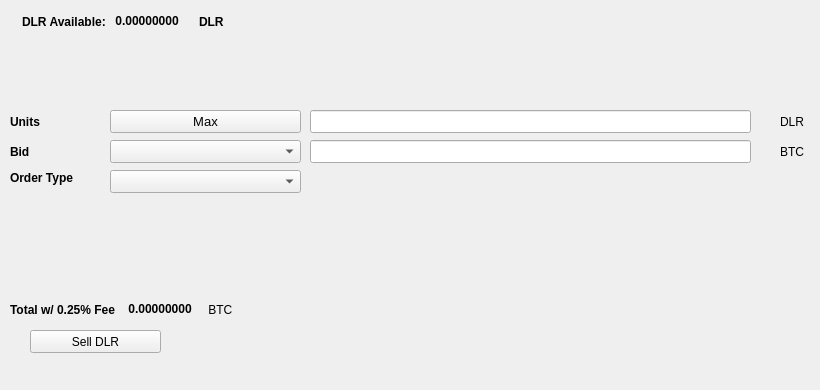
   <widget class="QWidget" name="SellTab">
    <attribute name="title">
     <string>Sell</string>
    </attribute>
    <widget class="QLabel" name="label_16">
     <property name="geometry">
      <rect>
       <x>780</x>
       <y>140</y>
       <width>31</width>
       <height>23</height>
      </rect>
     </property>
     <property name="text">
      <string>BTC</string>
     </property>
    </widget>
    <widget class="QComboBox" name="SellBidcomboBox">
     <property name="geometry">
      <rect>
       <x>110</x>
       <y>140</y>
       <width>191</width>
       <height>23</height>
      </rect>
     </property>
     <property name="font">
      <font>
       <pointsize>10</pointsize>
      </font>
     </property>
    </widget>
    <widget class="QLabel" name="label_18">
     <property name="geometry">
      <rect>
       <x>10</x>
       <y>110</y>
       <width>46</width>
       <height>23</height>
      </rect>
     </property>
     <property name="font">
      <font>
       <weight>75</weight>
       <bold>true</bold>
      </font>
     </property>
     <property name="text">
      <string>Units</string>
     </property>
    </widget>
    <widget class="QPushButton" name="Sell_Max_Amount">
     <property name="geometry">
      <rect>
       <x>110</x>
       <y>110</y>
       <width>191</width>
       <height>23</height>
      </rect>
     </property>
     <property name="font">
      <font>
       <pointsize>10</pointsize>
      </font>
     </property>
     <property name="text">
      <string>Max</string>
     </property>
    </widget>
    <widget class="QLabel" name="label_20">
     <property name="geometry">
      <rect>
       <x>10</x>
       <y>170</y>
       <width>91</width>
       <height>16</height>
      </rect>
     </property>
     <property name="font">
      <font>
       <weight>75</weight>
       <bold>true</bold>
      </font>
     </property>
     <property name="text">
      <string>Order Type</string>
     </property>
    </widget>
    <widget class="QComboBox" name="SellOrdertypeCombo">
     <property name="geometry">
      <rect>
       <x>110</x>
       <y>170</y>
       <width>191</width>
       <height>23</height>
      </rect>
     </property>
     <property name="font">
      <font>
       <pointsize>10</pointsize>
      </font>
     </property>
    </widget>
    <widget class="QLabel" name="label_21">
     <property name="geometry">
      <rect>
       <x>10</x>
       <y>140</y>
       <width>46</width>
       <height>23</height>
      </rect>
     </property>
     <property name="font">
      <font>
       <weight>75</weight>
       <bold>true</bold>
      </font>
     </property>
     <property name="text">
      <string>Bid</string>
     </property>
    </widget>
    <widget class="QLabel" name="label_22">
     <property name="geometry">
      <rect>
       <x>780</x>
       <y>110</y>
       <width>31</width>
       <height>23</height>
      </rect>
     </property>
     <property name="text">
      <string>DLR</string>
     </property>
    </widget>
    <widget class="QLineEdit" name="UnitsInputDLR">
     <property name="geometry">
      <rect>
       <x>310</x>
       <y>110</y>
       <width>441</width>
       <height>23</height>
      </rect>
     </property>
     <property name="font">
      <font>
       <pointsize>9</pointsize>
       <weight>75</weight>
       <bold>true</bold>
      </font>
     </property>
    </widget>
    <widget class="QLineEdit" name="SellBidPriceEdit">
     <property name="geometry">
      <rect>
       <x>310</x>
       <y>140</y>
       <width>441</width>
       <height>23</height>
      </rect>
     </property>
     <property name="font">
      <font>
       <pointsize>9</pointsize>
       <weight>75</weight>
       <bold>true</bold>
      </font>
     </property>
    </widget>
    <widget class="QPushButton" name="SellDLRBTN">
     <property name="geometry">
      <rect>
       <x>30</x>
       <y>330</y>
       <width>131</width>
       <height>23</height>
      </rect>
     </property>
     <property name="text">
      <string>Sell DLR</string>
     </property>
     <property name="icon">
      <iconset resource="../delor">
       <normaloff>:/icons/bitcoin</normaloff>:/icons/bitcoin</iconset>
     </property>
    </widget>
    <widget class="QWidget" name="layoutWidget3">
     <property name="geometry">
      <rect>
       <x>22</x>
       <y>12</y>
       <width>258</width>
       <height>19</height>
      </rect>
     </property>
     <layout class="QHBoxLayout" name="horizontalLayout">
      <item>
       <widget class="QLabel" name="label232_2">
        <property name="font">
         <font>
          <weight>75</weight>
          <bold>true</bold>
         </font>
        </property>
        <property name="text">
         <string>DLR Available:</string>
        </property>
       </widget>
      </item>
      <item>
       <widget class="QLabel" name="DLRAvailableLabel">
        <property name="palette">
         <palette>
          <active>
           <colorrole role="WindowText">
            <brush brushstyle="SolidPattern">
             <color alpha="255">
              <red>0</red>
              <green>0</green>
              <blue>0</blue>
             </color>
            </brush>
           </colorrole>
           <colorrole role="Button">
            <brush brushstyle="SolidPattern">
             <color alpha="255">
              <red>0</red>
              <green>170</green>
              <blue>0</blue>
             </color>
            </brush>
           </colorrole>
           <colorrole role="Light">
            <brush brushstyle="SolidPattern">
             <color alpha="255">
              <red>0</red>
              <green>255</green>
              <blue>0</blue>
             </color>
            </brush>
           </colorrole>
           <colorrole role="Midlight">
            <brush brushstyle="SolidPattern">
             <color alpha="255">
              <red>0</red>
              <green>212</green>
              <blue>0</blue>
             </color>
            </brush>
           </colorrole>
           <colorrole role="Dark">
            <brush brushstyle="SolidPattern">
             <color alpha="255">
              <red>0</red>
              <green>85</green>
              <blue>0</blue>
             </color>
            </brush>
           </colorrole>
           <colorrole role="Mid">
            <brush brushstyle="SolidPattern">
             <color alpha="255">
              <red>0</red>
              <green>113</green>
              <blue>0</blue>
             </color>
            </brush>
           </colorrole>
           <colorrole role="Text">
            <brush brushstyle="SolidPattern">
             <color alpha="255">
              <red>0</red>
              <green>170</green>
              <blue>0</blue>
             </color>
            </brush>
           </colorrole>
           <colorrole role="BrightText">
            <brush brushstyle="SolidPattern">
             <color alpha="255">
              <red>255</red>
              <green>255</green>
              <blue>255</blue>
             </color>
            </brush>
           </colorrole>
           <colorrole role="ButtonText">
            <brush brushstyle="SolidPattern">
             <color alpha="255">
              <red>0</red>
              <green>0</green>
              <blue>0</blue>
             </color>
            </brush>
           </colorrole>
           <colorrole role="Base">
            <brush brushstyle="SolidPattern">
             <color alpha="255">
              <red>255</red>
              <green>255</green>
              <blue>255</blue>
             </color>
            </brush>
           </colorrole>
           <colorrole role="Window">
            <brush brushstyle="SolidPattern">
             <color alpha="255">
              <red>0</red>
              <green>170</green>
              <blue>0</blue>
             </color>
            </brush>
           </colorrole>
           <colorrole role="Shadow">
            <brush brushstyle="SolidPattern">
             <color alpha="255">
              <red>0</red>
              <green>0</green>
              <blue>0</blue>
             </color>
            </brush>
           </colorrole>
           <colorrole role="AlternateBase">
            <brush brushstyle="SolidPattern">
             <color alpha="255">
              <red>127</red>
              <green>212</green>
              <blue>127</blue>
             </color>
            </brush>
           </colorrole>
           <colorrole role="ToolTipBase">
            <brush brushstyle="SolidPattern">
             <color alpha="255">
              <red>255</red>
              <green>255</green>
              <blue>220</blue>
             </color>
            </brush>
           </colorrole>
           <colorrole role="ToolTipText">
            <brush brushstyle="SolidPattern">
             <color alpha="255">
              <red>0</red>
              <green>0</green>
              <blue>0</blue>
             </color>
            </brush>
           </colorrole>
          </active>
          <inactive>
           <colorrole role="WindowText">
            <brush brushstyle="SolidPattern">
             <color alpha="255">
              <red>0</red>
              <green>0</green>
              <blue>0</blue>
             </color>
            </brush>
           </colorrole>
           <colorrole role="Button">
            <brush brushstyle="SolidPattern">
             <color alpha="255">
              <red>0</red>
              <green>170</green>
              <blue>0</blue>
             </color>
            </brush>
           </colorrole>
           <colorrole role="Light">
            <brush brushstyle="SolidPattern">
             <color alpha="255">
              <red>0</red>
              <green>255</green>
              <blue>0</blue>
             </color>
            </brush>
           </colorrole>
           <colorrole role="Midlight">
            <brush brushstyle="SolidPattern">
             <color alpha="255">
              <red>0</red>
              <green>212</green>
              <blue>0</blue>
             </color>
            </brush>
           </colorrole>
           <colorrole role="Dark">
            <brush brushstyle="SolidPattern">
             <color alpha="255">
              <red>0</red>
              <green>85</green>
              <blue>0</blue>
             </color>
            </brush>
           </colorrole>
           <colorrole role="Mid">
            <brush brushstyle="SolidPattern">
             <color alpha="255">
              <red>0</red>
              <green>113</green>
              <blue>0</blue>
             </color>
            </brush>
           </colorrole>
           <colorrole role="Text">
            <brush brushstyle="SolidPattern">
             <color alpha="255">
              <red>0</red>
              <green>170</green>
              <blue>0</blue>
             </color>
            </brush>
           </colorrole>
           <colorrole role="BrightText">
            <brush brushstyle="SolidPattern">
             <color alpha="255">
              <red>255</red>
              <green>255</green>
              <blue>255</blue>
             </color>
            </brush>
           </colorrole>
           <colorrole role="ButtonText">
            <brush brushstyle="SolidPattern">
             <color alpha="255">
              <red>0</red>
              <green>0</green>
              <blue>0</blue>
             </color>
            </brush>
           </colorrole>
           <colorrole role="Base">
            <brush brushstyle="SolidPattern">
             <color alpha="255">
              <red>255</red>
              <green>255</green>
              <blue>255</blue>
             </color>
            </brush>
           </colorrole>
           <colorrole role="Window">
            <brush brushstyle="SolidPattern">
             <color alpha="255">
              <red>0</red>
              <green>170</green>
              <blue>0</blue>
             </color>
            </brush>
           </colorrole>
           <colorrole role="Shadow">
            <brush brushstyle="SolidPattern">
             <color alpha="255">
              <red>0</red>
              <green>0</green>
              <blue>0</blue>
             </color>
            </brush>
           </colorrole>
           <colorrole role="AlternateBase">
            <brush brushstyle="SolidPattern">
             <color alpha="255">
              <red>127</red>
              <green>212</green>
              <blue>127</blue>
             </color>
            </brush>
           </colorrole>
           <colorrole role="ToolTipBase">
            <brush brushstyle="SolidPattern">
             <color alpha="255">
              <red>255</red>
              <green>255</green>
              <blue>220</blue>
             </color>
            </brush>
           </colorrole>
           <colorrole role="ToolTipText">
            <brush brushstyle="SolidPattern">
             <color alpha="255">
              <red>0</red>
              <green>0</green>
              <blue>0</blue>
             </color>
            </brush>
           </colorrole>
          </inactive>
          <disabled>
           <colorrole role="WindowText">
            <brush brushstyle="SolidPattern">
             <color alpha="255">
              <red>0</red>
              <green>85</green>
              <blue>0</blue>
             </color>
            </brush>
           </colorrole>
           <colorrole role="Button">
            <brush brushstyle="SolidPattern">
             <color alpha="255">
              <red>0</red>
              <green>170</green>
              <blue>0</blue>
             </color>
            </brush>
           </colorrole>
           <colorrole role="Light">
            <brush brushstyle="SolidPattern">
             <color alpha="255">
              <red>0</red>
              <green>255</green>
              <blue>0</blue>
             </color>
            </brush>
           </colorrole>
           <colorrole role="Midlight">
            <brush brushstyle="SolidPattern">
             <color alpha="255">
              <red>0</red>
              <green>212</green>
              <blue>0</blue>
             </color>
            </brush>
           </colorrole>
           <colorrole role="Dark">
            <brush brushstyle="SolidPattern">
             <color alpha="255">
              <red>0</red>
              <green>85</green>
              <blue>0</blue>
             </color>
            </brush>
           </colorrole>
           <colorrole role="Mid">
            <brush brushstyle="SolidPattern">
             <color alpha="255">
              <red>0</red>
              <green>113</green>
              <blue>0</blue>
             </color>
            </brush>
           </colorrole>
           <colorrole role="Text">
            <brush brushstyle="SolidPattern">
             <color alpha="255">
              <red>0</red>
              <green>85</green>
              <blue>0</blue>
             </color>
            </brush>
           </colorrole>
           <colorrole role="BrightText">
            <brush brushstyle="SolidPattern">
             <color alpha="255">
              <red>255</red>
              <green>255</green>
              <blue>255</blue>
             </color>
            </brush>
           </colorrole>
           <colorrole role="ButtonText">
            <brush brushstyle="SolidPattern">
             <color alpha="255">
              <red>0</red>
              <green>85</green>
              <blue>0</blue>
             </color>
            </brush>
           </colorrole>
           <colorrole role="Base">
            <brush brushstyle="SolidPattern">
             <color alpha="255">
              <red>0</red>
              <green>170</green>
              <blue>0</blue>
             </color>
            </brush>
           </colorrole>
           <colorrole role="Window">
            <brush brushstyle="SolidPattern">
             <color alpha="255">
              <red>0</red>
              <green>170</green>
              <blue>0</blue>
             </color>
            </brush>
           </colorrole>
           <colorrole role="Shadow">
            <brush brushstyle="SolidPattern">
             <color alpha="255">
              <red>0</red>
              <green>0</green>
              <blue>0</blue>
             </color>
            </brush>
           </colorrole>
           <colorrole role="AlternateBase">
            <brush brushstyle="SolidPattern">
             <color alpha="255">
              <red>0</red>
              <green>170</green>
              <blue>0</blue>
             </color>
            </brush>
           </colorrole>
           <colorrole role="ToolTipBase">
            <brush brushstyle="SolidPattern">
             <color alpha="255">
              <red>255</red>
              <green>255</green>
              <blue>220</blue>
             </color>
            </brush>
           </colorrole>
           <colorrole role="ToolTipText">
            <brush brushstyle="SolidPattern">
             <color alpha="255">
              <red>0</red>
              <green>0</green>
              <blue>0</blue>
             </color>
            </brush>
           </colorrole>
          </disabled>
         </palette>
        </property>
        <property name="font">
         <font>
          <weight>75</weight>
          <bold>true</bold>
         </font>
        </property>
        <property name="text">
         <string> 0.00000000 </string>
        </property>
        <property name="textInteractionFlags">
         <set>Qt::LinksAccessibleByMouse|Qt::TextSelectableByKeyboard|Qt::TextSelectableByMouse</set>
        </property>
       </widget>
      </item>
      <item>
       <widget class="QLabel" name="labelDLR">
        <property name="font">
         <font>
          <weight>75</weight>
          <bold>true</bold>
         </font>
        </property>
        <property name="text">
         <string>DLR</string>
        </property>
       </widget>
      </item>
     </layout>
    </widget>
    <widget class="QWidget" name="layoutWidget">
     <property name="geometry">
      <rect>
       <x>10</x>
       <y>300</y>
       <width>268</width>
       <height>19</height>
      </rect>
     </property>
     <layout class="QHBoxLayout" name="horizontalLayout_2">
      <item>
       <widget class="QLabel" name="label_19">
        <property name="font">
         <font>
          <weight>75</weight>
          <bold>true</bold>
         </font>
        </property>
        <property name="text">
         <string>Total w/ 0.25% Fee </string>
        </property>
       </widget>
      </item>
      <item>
       <widget class="QLabel" name="SellCostLabel">
        <property name="palette">
         <palette>
          <active>
           <colorrole role="WindowText">
            <brush brushstyle="SolidPattern">
             <color alpha="255">
              <red>0</red>
              <green>0</green>
              <blue>0</blue>
             </color>
            </brush>
           </colorrole>
           <colorrole role="Button">
            <brush brushstyle="SolidPattern">
             <color alpha="255">
              <red>0</red>
              <green>170</green>
              <blue>0</blue>
             </color>
            </brush>
           </colorrole>
           <colorrole role="Light">
            <brush brushstyle="SolidPattern">
             <color alpha="255">
              <red>0</red>
              <green>255</green>
              <blue>0</blue>
             </color>
            </brush>
           </colorrole>
           <colorrole role="Midlight">
            <brush brushstyle="SolidPattern">
             <color alpha="255">
              <red>0</red>
              <green>212</green>
              <blue>0</blue>
             </color>
            </brush>
           </colorrole>
           <colorrole role="Dark">
            <brush brushstyle="SolidPattern">
             <color alpha="255">
              <red>0</red>
              <green>85</green>
              <blue>0</blue>
             </color>
            </brush>
           </colorrole>
           <colorrole role="Mid">
            <brush brushstyle="SolidPattern">
             <color alpha="255">
              <red>0</red>
              <green>113</green>
              <blue>0</blue>
             </color>
            </brush>
           </colorrole>
           <colorrole role="Text">
            <brush brushstyle="SolidPattern">
             <color alpha="255">
              <red>0</red>
              <green>170</green>
              <blue>0</blue>
             </color>
            </brush>
           </colorrole>
           <colorrole role="BrightText">
            <brush brushstyle="SolidPattern">
             <color alpha="255">
              <red>255</red>
              <green>255</green>
              <blue>255</blue>
             </color>
            </brush>
           </colorrole>
           <colorrole role="ButtonText">
            <brush brushstyle="SolidPattern">
             <color alpha="255">
              <red>0</red>
              <green>0</green>
              <blue>0</blue>
             </color>
            </brush>
           </colorrole>
           <colorrole role="Base">
            <brush brushstyle="SolidPattern">
             <color alpha="255">
              <red>255</red>
              <green>255</green>
              <blue>255</blue>
             </color>
            </brush>
           </colorrole>
           <colorrole role="Window">
            <brush brushstyle="SolidPattern">
             <color alpha="255">
              <red>0</red>
              <green>170</green>
              <blue>0</blue>
             </color>
            </brush>
           </colorrole>
           <colorrole role="Shadow">
            <brush brushstyle="SolidPattern">
             <color alpha="255">
              <red>0</red>
              <green>0</green>
              <blue>0</blue>
             </color>
            </brush>
           </colorrole>
           <colorrole role="AlternateBase">
            <brush brushstyle="SolidPattern">
             <color alpha="255">
              <red>127</red>
              <green>212</green>
              <blue>127</blue>
             </color>
            </brush>
           </colorrole>
           <colorrole role="ToolTipBase">
            <brush brushstyle="SolidPattern">
             <color alpha="255">
              <red>255</red>
              <green>255</green>
              <blue>220</blue>
             </color>
            </brush>
           </colorrole>
           <colorrole role="ToolTipText">
            <brush brushstyle="SolidPattern">
             <color alpha="255">
              <red>0</red>
              <green>0</green>
              <blue>0</blue>
             </color>
            </brush>
           </colorrole>
          </active>
          <inactive>
           <colorrole role="WindowText">
            <brush brushstyle="SolidPattern">
             <color alpha="255">
              <red>0</red>
              <green>0</green>
              <blue>0</blue>
             </color>
            </brush>
           </colorrole>
           <colorrole role="Button">
            <brush brushstyle="SolidPattern">
             <color alpha="255">
              <red>0</red>
              <green>170</green>
              <blue>0</blue>
             </color>
            </brush>
           </colorrole>
           <colorrole role="Light">
            <brush brushstyle="SolidPattern">
             <color alpha="255">
              <red>0</red>
              <green>255</green>
              <blue>0</blue>
             </color>
            </brush>
           </colorrole>
           <colorrole role="Midlight">
            <brush brushstyle="SolidPattern">
             <color alpha="255">
              <red>0</red>
              <green>212</green>
              <blue>0</blue>
             </color>
            </brush>
           </colorrole>
           <colorrole role="Dark">
            <brush brushstyle="SolidPattern">
             <color alpha="255">
              <red>0</red>
              <green>85</green>
              <blue>0</blue>
             </color>
            </brush>
           </colorrole>
           <colorrole role="Mid">
            <brush brushstyle="SolidPattern">
             <color alpha="255">
              <red>0</red>
              <green>113</green>
              <blue>0</blue>
             </color>
            </brush>
           </colorrole>
           <colorrole role="Text">
            <brush brushstyle="SolidPattern">
             <color alpha="255">
              <red>0</red>
              <green>170</green>
              <blue>0</blue>
             </color>
            </brush>
           </colorrole>
           <colorrole role="BrightText">
            <brush brushstyle="SolidPattern">
             <color alpha="255">
              <red>255</red>
              <green>255</green>
              <blue>255</blue>
             </color>
            </brush>
           </colorrole>
           <colorrole role="ButtonText">
            <brush brushstyle="SolidPattern">
             <color alpha="255">
              <red>0</red>
              <green>0</green>
              <blue>0</blue>
             </color>
            </brush>
           </colorrole>
           <colorrole role="Base">
            <brush brushstyle="SolidPattern">
             <color alpha="255">
              <red>255</red>
              <green>255</green>
              <blue>255</blue>
             </color>
            </brush>
           </colorrole>
           <colorrole role="Window">
            <brush brushstyle="SolidPattern">
             <color alpha="255">
              <red>0</red>
              <green>170</green>
              <blue>0</blue>
             </color>
            </brush>
           </colorrole>
           <colorrole role="Shadow">
            <brush brushstyle="SolidPattern">
             <color alpha="255">
              <red>0</red>
              <green>0</green>
              <blue>0</blue>
             </color>
            </brush>
           </colorrole>
           <colorrole role="AlternateBase">
            <brush brushstyle="SolidPattern">
             <color alpha="255">
              <red>127</red>
              <green>212</green>
              <blue>127</blue>
             </color>
            </brush>
           </colorrole>
           <colorrole role="ToolTipBase">
            <brush brushstyle="SolidPattern">
             <color alpha="255">
              <red>255</red>
              <green>255</green>
              <blue>220</blue>
             </color>
            </brush>
           </colorrole>
           <colorrole role="ToolTipText">
            <brush brushstyle="SolidPattern">
             <color alpha="255">
              <red>0</red>
              <green>0</green>
              <blue>0</blue>
             </color>
            </brush>
           </colorrole>
          </inactive>
          <disabled>
           <colorrole role="WindowText">
            <brush brushstyle="SolidPattern">
             <color alpha="255">
              <red>0</red>
              <green>85</green>
              <blue>0</blue>
             </color>
            </brush>
           </colorrole>
           <colorrole role="Button">
            <brush brushstyle="SolidPattern">
             <color alpha="255">
              <red>0</red>
              <green>170</green>
              <blue>0</blue>
             </color>
            </brush>
           </colorrole>
           <colorrole role="Light">
            <brush brushstyle="SolidPattern">
             <color alpha="255">
              <red>0</red>
              <green>255</green>
              <blue>0</blue>
             </color>
            </brush>
           </colorrole>
           <colorrole role="Midlight">
            <brush brushstyle="SolidPattern">
             <color alpha="255">
              <red>0</red>
              <green>212</green>
              <blue>0</blue>
             </color>
            </brush>
           </colorrole>
           <colorrole role="Dark">
            <brush brushstyle="SolidPattern">
             <color alpha="255">
              <red>0</red>
              <green>85</green>
              <blue>0</blue>
             </color>
            </brush>
           </colorrole>
           <colorrole role="Mid">
            <brush brushstyle="SolidPattern">
             <color alpha="255">
              <red>0</red>
              <green>113</green>
              <blue>0</blue>
             </color>
            </brush>
           </colorrole>
           <colorrole role="Text">
            <brush brushstyle="SolidPattern">
             <color alpha="255">
              <red>0</red>
              <green>85</green>
              <blue>0</blue>
             </color>
            </brush>
           </colorrole>
           <colorrole role="BrightText">
            <brush brushstyle="SolidPattern">
             <color alpha="255">
              <red>255</red>
              <green>255</green>
              <blue>255</blue>
             </color>
            </brush>
           </colorrole>
           <colorrole role="ButtonText">
            <brush brushstyle="SolidPattern">
             <color alpha="255">
              <red>0</red>
              <green>85</green>
              <blue>0</blue>
             </color>
            </brush>
           </colorrole>
           <colorrole role="Base">
            <brush brushstyle="SolidPattern">
             <color alpha="255">
              <red>0</red>
              <green>170</green>
              <blue>0</blue>
             </color>
            </brush>
           </colorrole>
           <colorrole role="Window">
            <brush brushstyle="SolidPattern">
             <color alpha="255">
              <red>0</red>
              <green>170</green>
              <blue>0</blue>
             </color>
            </brush>
           </colorrole>
           <colorrole role="Shadow">
            <brush brushstyle="SolidPattern">
             <color alpha="255">
              <red>0</red>
              <green>0</green>
              <blue>0</blue>
             </color>
            </brush>
           </colorrole>
           <colorrole role="AlternateBase">
            <brush brushstyle="SolidPattern">
             <color alpha="255">
              <red>0</red>
              <green>170</green>
              <blue>0</blue>
             </color>
            </brush>
           </colorrole>
           <colorrole role="ToolTipBase">
            <brush brushstyle="SolidPattern">
             <color alpha="255">
              <red>255</red>
              <green>255</green>
              <blue>220</blue>
             </color>
            </brush>
           </colorrole>
           <colorrole role="ToolTipText">
            <brush brushstyle="SolidPattern">
             <color alpha="255">
              <red>0</red>
              <green>0</green>
              <blue>0</blue>
             </color>
            </brush>
           </colorrole>
          </disabled>
         </palette>
        </property>
        <property name="font">
         <font>
          <weight>75</weight>
          <bold>true</bold>
         </font>
        </property>
        <property name="autoFillBackground">
         <bool>false</bool>
        </property>
        <property name="text">
         <string> 0.00000000</string>
        </property>
        <property name="textInteractionFlags">
         <set>Qt::LinksAccessibleByMouse|Qt::TextSelectableByMouse</set>
        </property>
       </widget>
      </item>
      <item>
       <widget class="QLabel" name="label_17">
        <property name="font">
         <font>
          <weight>50</weight>
          <bold>false</bold>
         </font>
        </property>
        <property name="text">
         <string> BTC</string>
        </property>
       </widget>
      </item>
     </layout>
    </widget>
    <widget class="QLabel" name="label_23">
     <property name="geometry">
      <rect>
       <x>460</x>
       <y>300</y>
       <width>281</width>
       <height>81</height>
      </rect>
     </property>
     <property name="text">
      <string/>
     </property>
     <property name="pixmap">
      <pixmap>:/images/bittrex</pixmap>
     </property>
    </widget>
   </widget>
